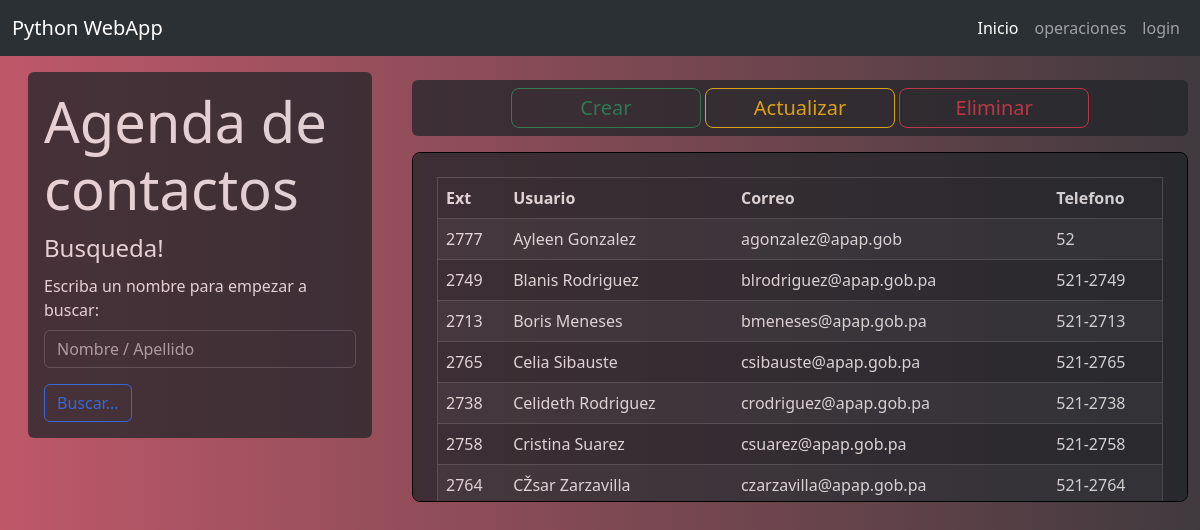
Before: / with the older database file.
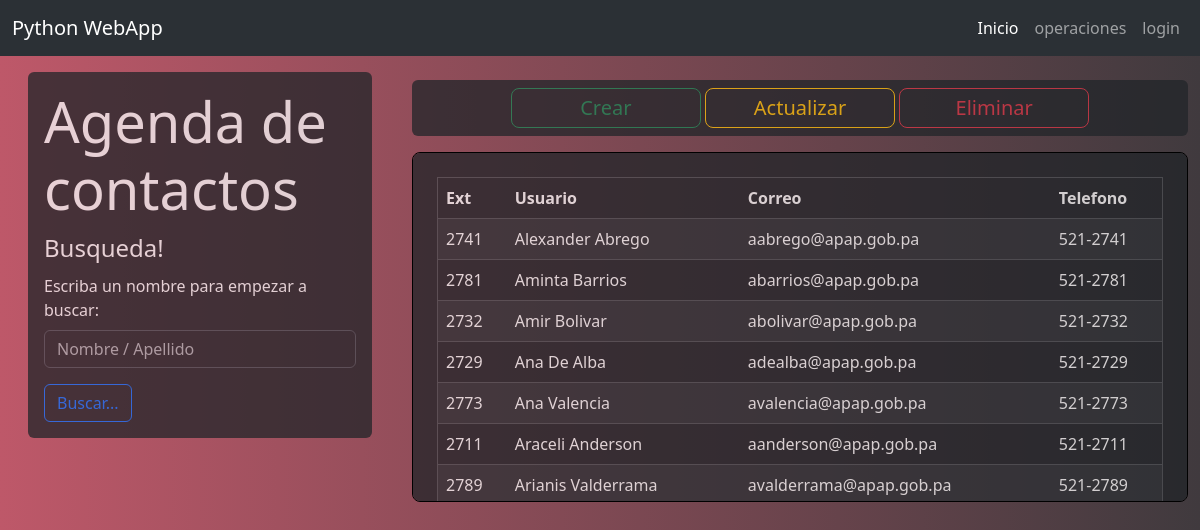
After: the same page with the newer database file.
### tables this page shows
CREATE TABLE contacts(
            ext integer primary key, 
            user text not null,
            mail text not null,
            phone text);

### app.py (the view)
@app.route('/')
def index():
    query = request.args.get('query','')
    if query:
        frontquery=db.search_data(query)
    else:
        frontquery=db.query()
    return render_template('index.html', frontquery=frontquery)

### db.py (called while the page is built)
def get_conn():
    return sqlite3.connect(db)

def query():
    with get_conn() as con:
        cur = con.cursor()
        cur.execute("Select * from contacts order by user asc")
        total = cur.fetchall()
    return total

### templates/index.html
{%extends "layout.html"%}
{%block content%}
  <div class="row">
    <div class="col-md-4">
<div class="bg-dark text-light py-3 px-3 box rounded-2 m-3 opacity-75" data-bs-theme="dark">
    <h1 class="display-4">Agenda de contactos</h1>
    <form class="d-flex" role="search" method="GET" action="/">
        <fieldset>
          <legend>Busqueda!</legend>
          <div class="mb-3">
            <label for="TextInput" class="form-label">Escriba un nombre para empezar a buscar:</label>
            <input type="search" name="query" id="TextInput" class="form-control me-2" placeholder="Nombre / Apellido">
          </div>
          <button type="submit" class="btn btn-outline-primary">Buscar...</button>
        </fieldset>
      </form>
  </div>
</div>
<div class="col-md-8">
  <div class="bg-dark py-2 px-2 btn-group-lg mt-4 box rounded-2 opacity-75" data-bs-theme="dark" role="group" style="text-align:center" aria-label="Basic mixed styles example">
    <a type="button" class="btn btn-outline-success py-1 px-1 col-3" href="{{url_for('insert')}}">Crear</a>
    <a type="button" class="btn btn-outline-warning py-1 px-1 col-3" href="{{url_for('update')}}">Actualizar</a>
    <a type="button" class="btn btn-outline-danger py-1 px-1 col-3" href="{{url_for('delete')}}">Eliminar</a>
  </div>
<div class="scrollable-table">
  <div class="bg-dark py-4 px-4 text-bg-dark rounded-2 opacity-75">
      <table border="1" class="table table-striped table-dark table-hover">
          <thead>
              <tr>
                  <th>Ext</th>
                  <th>Usuario</th>
                  <th>Correo</th>
                  <th>Telefono</th>
              </tr>
          </thead>
          <tbody style="text-align:left">
              {% for row in frontquery %}
                  <tr>
                      <td scope="row">{{ row[0] }}</td>
                      <td scope="row">{{ row[1] }}</td>
                      <td scope="row">{{ row[2] }}</td>
                      <td scope="row">{{ row[3] }}</td>
                  </tr>
              {% endfor %}
          </tbody>
      </table>
      <br>
      <br>
   </div>
  </div>
 </div>
</div>
{%endblock%}

Changed rows visible on the page:
no longer on this page (row edited): contacts: ext "2777", user "Ayleen Gonzalez", mail "agonzalez@apap.gob", phone "52"
no longer on this page (row unchanged): contacts: ext "2749", user "Blanis Rodriguez", mail "blrodriguez@apap.gob.pa", phone "521-2749"
no longer on this page (row unchanged): contacts: ext "2713", user "Boris Meneses", mail "bmeneses@apap.gob.pa", phone "521-2713"
no longer on this page (row unchanged): contacts: ext "2765", user "Celia Sibauste", mail "csibauste@apap.gob.pa", phone "521-2765"
no longer on this page (row unchanged): contacts: ext "2738", user "Celideth Rodriguez", mail "crodriguez@apap.gob.pa", phone "521-2738"
no longer on this page (row unchanged): contacts: ext "2758", user "Cristina Suarez", mail "csuarez@apap.gob.pa", phone "521-2758"
no longer on this page (row unchanged): contacts: ext "2764", user "CŽsar Zarzavilla", mail "czarzavilla@apap.gob.pa", phone "521-2764"
added contacts: ext "2741", user "Alexander Abrego", mail "aabrego@apap.gob.pa", phone "521-2741"
added contacts: ext "2781", user "Aminta Barrios", mail "abarrios@apap.gob.pa", phone "521-2781"
added contacts: ext "2732", user "Amir Bolivar", mail "abolivar@apap.gob.pa", phone "521-2732"
added contacts: ext "2729", user "Ana De Alba", mail "adealba@apap.gob.pa", phone "521-2729"
added contacts: ext "2773", user "Ana Valencia", mail "avalencia@apap.gob.pa", phone "521-2773"
added contacts: ext "2711", user "Araceli Anderson", mail "aanderson@apap.gob.pa", phone "521-2711"
added contacts: ext "2789", user "Arianis Valderrama", mail "avalderrama@apap.gob.pa", phone "521-2789"
